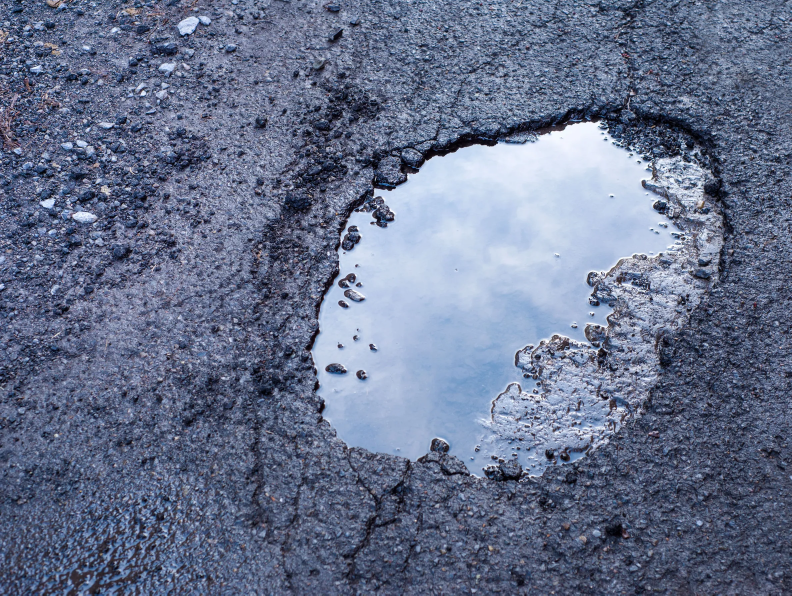
#> input picture pothole_detection/images/test_1.jpg, 2375 x 1786 px, given in place of the camera (shown at 1/3 size)
$ python pothole_detection_hist_video.py
#> lines starting #> are read from the running program, lines starting #| are printed output that depends on the picture; after the words box and inside, x2 and y2 are one past the last pixel; in counts of white or black regions, pixels touching at a corner belong together
import numpy as np
import cv2
import matplotlib.pyplot as plt
import math


# takes an image and returns the best center of threshold values (both high and low)
def getThresh(img):

    hues = [0]*180 # will store the histogram (Hue values in python only have 180 degrees)
    width, height = img.shape[1], img.shape[0]


    # resize the image into something managable
    rWidth, rHeight = 288,215
    dim = (rWidth,rHeight)
    img = cv2.resize(img,dim,interpolation = cv2.INTER_AREA)
    img = cv2.cvtColor(img, cv2.COLOR_BGR2HSV)

    #This places everything into the histogram
    for row in range(rWidth):
        for col in range(rHeight):
            hues[img[col][row][0]] = hues[img[col][row][0]] + 1


    idx = 150 # target hue
    max = 0
    maxValue = 0

    #finds the peak around the Target hue
    for i in range(30):
        index = idx + i
        if index > 179:
            index = index - 180
        if hues[index] > maxValue:
            max = index
            maxValue = hues[index]
    thresh = (max - 5,max+5)

    # [10 lines of commented-out code are left out]
    return thresh


# returns the size dif (this was for another project) & the dir is the pixle
# difference between center and the center of the pink ring
def imageInfo(img,thresh):
    rWidth, rHeight = 288,215
    dim = (rWidth,rHeight)

    # print(type(img))
    if img is None:
        return 100,0, rWidth,rHeight
    width, height = img.shape[1], img.shape[0]

    #resize the image into something managable
    img = cv2.resize(img,dim,interpolation = cv2.INTER_AREA)
    img = cv2.cvtColor(img, cv2.COLOR_BGR2HSV)

    #threshold for the colors
    if thresh[1] > 179:
        binary_img1 = cv2.inRange(img, (thresh[0], 0, 0), (180, 255, 255))
        binary_img2 = cv2.inRange(img, (0, 0, 0), (thresh[1], 255, 255))
        binary_img = binary_img1 & binary_img2
    else:
        binary_img = cv2.inRange(img, (thresh[0], 0, 0), (thresh[1], 255, 255))

    blur = cv2.GaussianBlur(binary_img,(5,5),0)
    ret3,binary_img = cv2.threshold(blur,0,255,cv2.THRESH_BINARY+cv2.THRESH_OTSU)

    #find all target pixles and their placement within the image
    size = 0
    countX = 0
    countY = 0
    for row in range(rWidth):
        for col in range(rHeight):
            if binary_img[col][row]:
                size  = size + 1
                countX = countX + row
                countY = countY + col

    # If we find nothing
    if countX == 0:
        return 100,0,rWidth,rHeight

    contourXCenter = int(countX/size)
    contourYCenter = int(countY/size)

    # print the image
    cv2.circle(binary_img,(contourXCenter,contourYCenter),20,(0,255,0),3)
    cv2.imshow('image',binary_img)
    cv2.waitKey(1) & 0xFF == ord('q')

    sizeErr = math.sqrt(12372/size) # FIND THE DIFFERENCE BETWEEN THE AREAS
    distFromCenter = rWidth/2 - contourXCenter
    pixelDist = 1152
    dir = int(math.degrees(math.atan2((distFromCenter),pixelDist)))
    return sizeErr, dir, contourXCenter, contourYCenter


vid = cv2.VideoCapture(0)

while True:

    # capturing the current frame
    _, frame = vid.read()
#> frame is the input picture: shape (1786, 2375, 3); mean B, G, R 140.5, 113.8, 103.1
    thresh = getThresh(frame)
#> in getThresh, `img = cv2.resize(img,dim,interpolation = cv2.INTER_AREA)`:
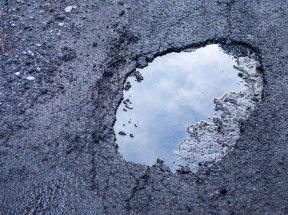
#> img: shape (215, 288, 3); mean of channels 0, 1, 2 140.5, 113.8, 103.1; drawn as B, G, R
#> in getThresh, `img = cv2.cvtColor(img, cv2.COLOR_BGR2HSV)`: img: shape (215, 288, 3); mean H, S, V 112.2, 73.4, 140.6
#> after the loop in getThresh, `for row in range(rWidth):`: hues = 180 values, max 7488 at index 112, min 0 at index 4, mean 344
#> the loop in getThresh, `for i in range(30):` made 30 passes
#> maxValue on pass 1: 18
#> after the loop in getThresh, `for i in range(30):`: max = 150; maxValue = 18
#> in getThresh, `thresh = (max - 5,max+5)`: thresh = (145, 155)
#> thresh = (145, 155)
    _, _, xValue, yValue = imageInfo(frame,thresh)
#> in imageInfo, `binary_img = cv2.inRange(img, (thresh[0], 0, 0), (thresh[1], 255, 255))`:
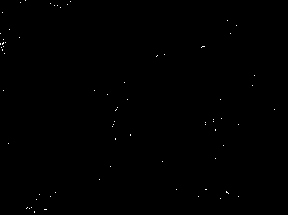
#> binary_img: shape (215, 288); 0.15% white in thin lines or dots
#> in imageInfo, `ret3,binary_img = cv2.threshold(blur,0,255,cv2.THRESH_BINARY+cv2.THRES..`:
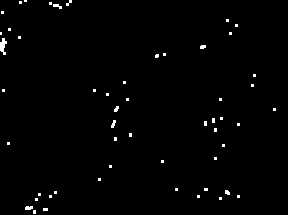
#> binary_img: shape (215, 288); 1.1% white; 53 white regions (46 under 20 px), largest, box (x1, y1, x2, y2) and area: (0, 38, 7, 55) 72, (25, 206, 33, 210) 28, (53, 4, 62, 9) 27
#> in imageInfo, `ret3,binary_img = cv2.threshold(blur,0,255,cv2.THRESH_BINARY+cv2.THRES..`: ret3 = 14
#> in imageInfo, `cv2.circle(binary_img,(contourXCenter,contourYCenter),20,(0,255,0),3)`: binary_img: shape (215, 288); 1.1% white; 53 white regions (47 under 20 px), largest, box (x1, y1, x2, y2) and area: (0, 38, 7, 55) 72, (25, 206, 33, 210) 28, (53, 4, 62, 9) 27, (200, 45, 206, 49) 21, (114, 106, 119, 112) 21, (225, 190, 230, 195) 20
#> xValue = 116; yValue = 106
    print(xValue, yValue)
#| 116 106

$ run again, on pothole_detection/images/test_2.jpg
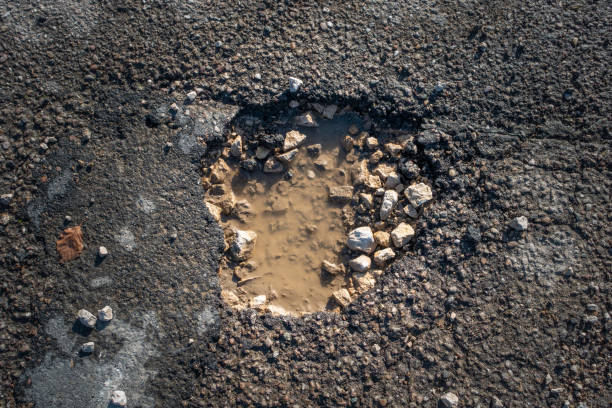
#> input picture pothole_detection/images/test_2.jpg, 612 x 408 px, given in place of the camera
#> frame is the input picture: shape (408, 612, 3); mean B, G, R 76.9, 80.3, 85.1
#> in getThresh, `img = cv2.resize(img,dim,interpolation = cv2.INTER_AREA)`:
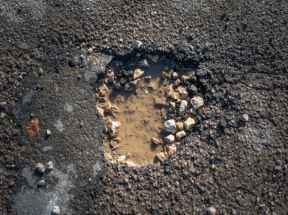
#> img: shape (215, 288, 3); mean of channels 0, 1, 2 76.9, 80.3, 85.1; drawn as B, G, R
#> after the loop in getThresh, `for row in range(rWidth):`: hues = 180 values, max 4703 at index 15, min 0 at index 31, mean 344
#> the loop in getThresh, `for i in range(30):` made 30 passes
#> maxValue on pass 1: 928
#> after the loop in getThresh, `for i in range(30):`: max = 150; maxValue = 928
#> in getThresh, `thresh = (max - 5,max+5)`: thresh = (145, 155)
#> in imageInfo, `ret3,binary_img = cv2.threshold(blur,0,255,cv2.THRESH_BINARY+cv2.THRES..`:
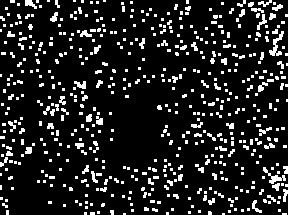
#> binary_img: shape (215, 288); 13% white; 565 white regions (478 under 20 px), largest, box (x1, y1, x2, y2) and area: (269, 31, 284, 56) 134, (263, 167, 286, 184) 118, (74, 81, 86, 89) 61
#> ret3 = 14
#> xValue = 153; yValue = 103
#| 153 103

$ run again, on pothole_detection/images/test_3.jpg
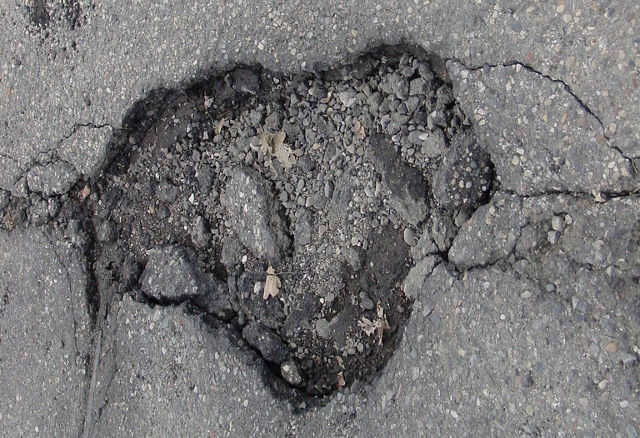
#> input picture pothole_detection/images/test_3.jpg, 640 x 438 px, given in place of the camera
#> frame is the input picture: shape (438, 640, 3); mean B, G, R 116.5, 115.8, 117.1
#> in getThresh, `img = cv2.resize(img,dim,interpolation = cv2.INTER_AREA)`:
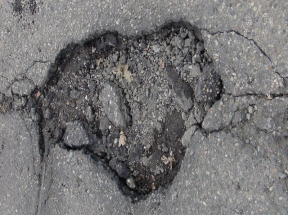
#> img: shape (215, 288, 3); mean of channels 0, 1, 2 116.5, 115.8, 117.1; drawn as B, G, R
#> after the loop in getThresh, `for row in range(rWidth):`: hues = 180 values, max 5412 at index 120, min 0 at index 29, mean 344
#> the loop in getThresh, `for i in range(30):` made 30 passes
#> maxValue on pass 1: 2764
#> after the loop in getThresh, `for i in range(30):`: max = 150; maxValue = 2764
#> in getThresh, `thresh = (max - 5,max+5)`: thresh = (145, 155)
#> ret3 = 22
#> in imageInfo, `cv2.circle(binary_img,(contourXCenter,contourYCenter),20,(0,255,0),3)`:
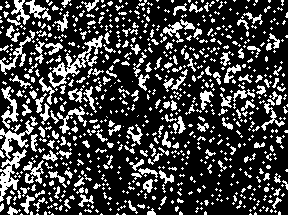
#> binary_img: shape (215, 288); 25.3% white in thin lines or dots
#> xValue = 125; yValue = 103
#| 125 103

$ run again, on pothole_detection/images/test_4.jpg
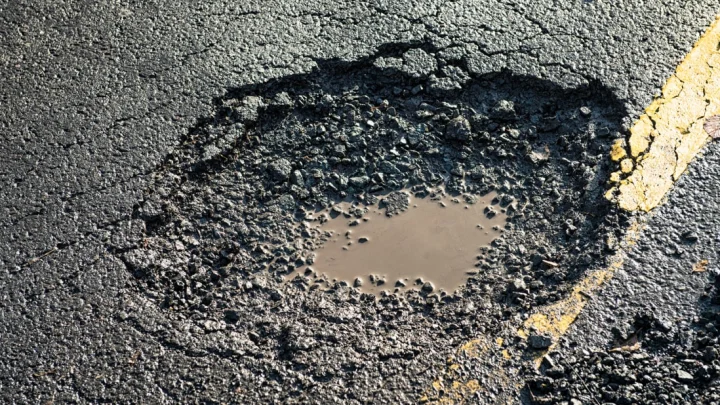
#> input picture pothole_detection/images/test_4.jpg, 720 x 405 px, given in place of the camera
#> frame is the input picture: shape (405, 720, 3); mean B, G, R 96.8, 101.2, 101
#> in getThresh, `img = cv2.resize(img,dim,interpolation = cv2.INTER_AREA)`:
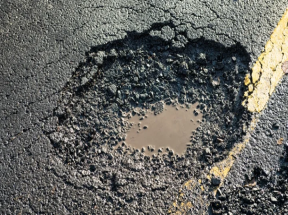
#> img: shape (215, 288, 3); mean of channels 0, 1, 2 96.8, 101.2, 101; drawn as B, G, R
#> after the loop in getThresh, `for row in range(rWidth):`: hues = 180 values, max 2932 at index 30, min 0 at index 1, mean 344
#> the loop in getThresh, `for i in range(30):` made 30 passes
#> maxValue on pass 1: 384
#> after the loop in getThresh, `for i in range(30):`: max = 150; maxValue = 384
#> in getThresh, `thresh = (max - 5,max+5)`: thresh = (145, 155)
#> in imageInfo, `ret3,binary_img = cv2.threshold(blur,0,255,cv2.THRESH_BINARY+cv2.THRES..`:
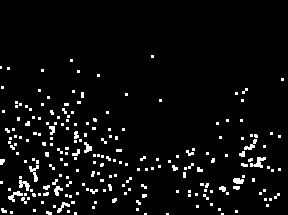
#> binary_img: shape (215, 288); 4.9% white; 213 white regions (184 under 20 px), largest, box (x1, y1, x2, y2) and area: (250, 157, 266, 168) 85, (29, 165, 39, 182) 73, (8, 191, 23, 202) 68
#> ret3 = 14
#> xValue = 114; yValue = 160
#| 114 160
